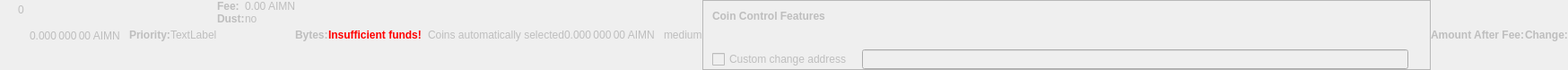
    <widget class="QWidget" name="dummyHideWidget" native="true">
     <property name="enabled">
      <bool>false</bool>
     </property>
     <property name="maximumSize">
      <size>
       <width>100</width>
       <height>16</height>
      </size>
     </property>
     <layout class="QHBoxLayout" name="dummyHideLayout">
      <property name="spacing">
       <number>0</number>
      </property>
      <property name="leftMargin">
       <number>0</number>
      </property>
      <property name="topMargin">
       <number>0</number>
      </property>
      <property name="rightMargin">
       <number>0</number>
      </property>
      <property name="bottomMargin">
       <number>0</number>
      </property>
      <item>
       <layout class="QFormLayout" name="formLayoutCoinControl1">
        <property name="horizontalSpacing">
         <number>10</number>
        </property>
        <property name="verticalSpacing">
         <number>14</number>
        </property>
        <property name="leftMargin">
         <number>10</number>
        </property>
        <property name="topMargin">
         <number>4</number>
        </property>
        <property name="rightMargin">
         <number>6</number>
        </property>
        <item row="0" column="1">
         <widget class="QLabel" name="labelCoinControlBytes">
          <property name="cursor">
           <cursorShape>IBeamCursor</cursorShape>
          </property>
          <property name="contextMenuPolicy">
           <enum>Qt::ActionsContextMenu</enum>
          </property>
          <property name="text">
           <string notr="true">0</string>
          </property>
          <property name="textInteractionFlags">
           <set>Qt::LinksAccessibleByMouse|Qt::TextSelectableByKeyboard|Qt::TextSelectableByMouse</set>
          </property>
         </widget>
        </item>
       </layout>
      </item>
      <item>
       <widget class="QLabel" name="labelCoinControlAfterFee">
        <property name="enabled">
         <bool>false</bool>
        </property>
        <property name="sizePolicy">
         <sizepolicy hsizetype="Fixed" vsizetype="Fixed">
          <horstretch>0</horstretch>
          <verstretch>0</verstretch>
         </sizepolicy>
        </property>
        <property name="minimumSize">
         <size>
          <width>111</width>
          <height>12</height>
         </size>
        </property>
        <property name="maximumSize">
         <size>
          <width>111</width>
          <height>12</height>
         </size>
        </property>
        <property name="cursor">
         <cursorShape>IBeamCursor</cursorShape>
        </property>
        <property name="contextMenuPolicy">
         <enum>Qt::ActionsContextMenu</enum>
        </property>
        <property name="text">
         <string notr="true">0.000 000 00 AIMN</string>
        </property>
        <property name="textInteractionFlags">
         <set>Qt::LinksAccessibleByMouse|Qt::TextSelectableByKeyboard|Qt::TextSelectableByMouse</set>
        </property>
       </widget>
      </item>
      <item>
       <widget class="QLabel" name="labelCoinControlPriorityText">
        <property name="enabled">
         <bool>false</bool>
        </property>
        <property name="font">
         <font>
          <weight>75</weight>
          <bold>true</bold>
         </font>
        </property>
        <property name="text">
         <string>Priority:</string>
        </property>
       </widget>
      </item>
      <item>
       <layout class="QHBoxLayout" name="horizontalLayout">
        <item>
         <widget class="QLabel" name="WarningLabel">
          <property name="text">
           <string>TextLabel</string>
          </property>
         </widget>
        </item>
       </layout>
      </item>
      <item>
       <layout class="QFormLayout" name="formLayoutCoinControl3">
        <property name="horizontalSpacing">
         <number>0</number>
        </property>
        <property name="verticalSpacing">
         <number>0</number>
        </property>
        <property name="leftMargin">
         <number>0</number>
        </property>
        <property name="topMargin">
         <number>0</number>
        </property>
        <property name="rightMargin">
         <number>0</number>
        </property>
        <item row="0" column="0">
         <widget class="QLabel" name="labelCoinControlFeeText">
          <property name="enabled">
           <bool>false</bool>
          </property>
          <property name="font">
           <font>
            <weight>75</weight>
            <bold>true</bold>
           </font>
          </property>
          <property name="text">
           <string>Fee:</string>
          </property>
          <property name="margin">
           <number>0</number>
          </property>
         </widget>
        </item>
        <item row="0" column="1">
         <widget class="QLabel" name="labelCoinControlFee">
          <property name="enabled">
           <bool>false</bool>
          </property>
          <property name="cursor">
           <cursorShape>IBeamCursor</cursorShape>
          </property>
          <property name="contextMenuPolicy">
           <enum>Qt::ActionsContextMenu</enum>
          </property>
          <property name="text">
           <string notr="true">0.00 AIMN</string>
          </property>
          <property name="textInteractionFlags">
           <set>Qt::LinksAccessibleByMouse|Qt::TextSelectableByKeyboard|Qt::TextSelectableByMouse</set>
          </property>
         </widget>
        </item>
        <item row="1" column="0">
         <widget class="QLabel" name="labelCoinControlLowOutputText">
          <property name="enabled">
           <bool>false</bool>
          </property>
          <property name="font">
           <font>
            <weight>75</weight>
            <bold>true</bold>
           </font>
          </property>
          <property name="text">
           <string>Dust:</string>
          </property>
         </widget>
        </item>
        <item row="1" column="1">
         <widget class="QLabel" name="labelCoinControlLowOutput">
          <property name="enabled">
           <bool>false</bool>
          </property>
          <property name="cursor">
           <cursorShape>IBeamCursor</cursorShape>
          </property>
          <property name="contextMenuPolicy">
           <enum>Qt::ActionsContextMenu</enum>
          </property>
          <property name="text">
           <string>no</string>
          </property>
          <property name="textInteractionFlags">
           <set>Qt::LinksAccessibleByMouse|Qt::TextSelectableByKeyboard|Qt::TextSelectableByMouse</set>
          </property>
         </widget>
        </item>
       </layout>
      </item>
      <item>
       <widget class="QLabel" name="labelCoinControlBytesText">
        <property name="enabled">
         <bool>false</bool>
        </property>
        <property name="font">
         <font>
          <weight>75</weight>
          <bold>true</bold>
         </font>
        </property>
        <property name="text">
         <string>Bytes:</string>
        </property>
       </widget>
      </item>
      <item>
       <layout class="QFormLayout" name="formLayoutCoinControl2">
        <property name="horizontalSpacing">
         <number>0</number>
        </property>
        <property name="verticalSpacing">
         <number>0</number>
        </property>
        <property name="leftMargin">
         <number>0</number>
        </property>
        <property name="topMargin">
         <number>0</number>
        </property>
        <property name="rightMargin">
         <number>0</number>
        </property>
       </layout>
      </item>
      <item>
       <layout class="QHBoxLayout" name="horizontalLayoutCoinControl2">
        <property name="spacing">
         <number>0</number>
        </property>
        <property name="bottomMargin">
         <number>0</number>
        </property>
       </layout>
      </item>
      <item>
       <widget class="QLabel" name="labelCoinControlInsuffFunds">
        <property name="enabled">
         <bool>false</bool>
        </property>
        <property name="minimumSize">
         <size>
          <width>0</width>
          <height>0</height>
         </size>
        </property>
        <property name="font">
         <font>
          <weight>75</weight>
          <bold>true</bold>
         </font>
        </property>
        <property name="styleSheet">
         <string notr="true">color:red;font-weight:bold;</string>
        </property>
        <property name="text">
         <string>Insufficient funds!</string>
        </property>
        <property name="margin">
         <number>5</number>
        </property>
       </widget>
      </item>
      <item>
       <layout class="QFormLayout" name="formLayoutCoinControl4">
        <property name="horizontalSpacing">
         <number>0</number>
        </property>
        <property name="verticalSpacing">
         <number>0</number>
        </property>
        <property name="leftMargin">
         <number>0</number>
        </property>
        <property name="topMargin">
         <number>0</number>
        </property>
        <property name="rightMargin">
         <number>0</number>
        </property>
       </layout>
      </item>
      <item>
       <widget class="QLabel" name="labelCoinControlChangeLabel">
        <property name="enabled">
         <bool>false</bool>
        </property>
        <property name="sizePolicy">
         <sizepolicy hsizetype="Preferred" vsizetype="Expanding">
          <horstretch>0</horstretch>
          <verstretch>0</verstretch>
         </sizepolicy>
        </property>
        <property name="minimumSize">
         <size>
          <width>0</width>
          <height>0</height>
         </size>
        </property>
        <property name="text">
         <string/>
        </property>
        <property name="margin">
         <number>3</number>
        </property>
       </widget>
      </item>
      <item>
       <widget class="QLabel" name="labelCoinControlAutomaticallySelected">
        <property name="enabled">
         <bool>false</bool>
        </property>
        <property name="sizePolicy">
         <sizepolicy hsizetype="Fixed" vsizetype="Fixed">
          <horstretch>0</horstretch>
          <verstretch>0</verstretch>
         </sizepolicy>
        </property>
        <property name="minimumSize">
         <size>
          <width>0</width>
          <height>0</height>
         </size>
        </property>
        <property name="maximumSize">
         <size>
          <width>240</width>
          <height>16777215</height>
         </size>
        </property>
        <property name="text">
         <string>Coins automatically selected</string>
        </property>
        <property name="margin">
         <number>5</number>
        </property>
       </widget>
      </item>
      <item>
       <widget class="QLabel" name="labelCoinControlChange">
        <property name="enabled">
         <bool>false</bool>
        </property>
        <property name="sizePolicy">
         <sizepolicy hsizetype="Fixed" vsizetype="Fixed">
          <horstretch>0</horstretch>
          <verstretch>0</verstretch>
         </sizepolicy>
        </property>
        <property name="minimumSize">
         <size>
          <width>111</width>
          <height>0</height>
         </size>
        </property>
        <property name="maximumSize">
         <size>
          <width>111</width>
          <height>16777215</height>
         </size>
        </property>
        <property name="cursor">
         <cursorShape>IBeamCursor</cursorShape>
        </property>
        <property name="contextMenuPolicy">
         <enum>Qt::ActionsContextMenu</enum>
        </property>
        <property name="text">
         <string notr="true">0.000 000 00 AIMN</string>
        </property>
        <property name="textInteractionFlags">
         <set>Qt::LinksAccessibleByMouse|Qt::TextSelectableByKeyboard|Qt::TextSelectableByMouse</set>
        </property>
       </widget>
      </item>
      <item>
       <widget class="QLabel" name="labelCoinControlPriority">
        <property name="enabled">
         <bool>false</bool>
        </property>
        <property name="cursor">
         <cursorShape>IBeamCursor</cursorShape>
        </property>
        <property name="contextMenuPolicy">
         <enum>Qt::ActionsContextMenu</enum>
        </property>
        <property name="text">
         <string>medium</string>
        </property>
        <property name="textInteractionFlags">
         <set>Qt::LinksAccessibleByMouse|Qt::TextSelectableByKeyboard|Qt::TextSelectableByMouse</set>
        </property>
       </widget>
      </item>
      <item>
       <widget class="QFrame" name="frameCoinControl">
        <property name="sizePolicy">
         <sizepolicy hsizetype="Expanding" vsizetype="Expanding">
          <horstretch>0</horstretch>
          <verstretch>0</verstretch>
         </sizepolicy>
        </property>
        <property name="maximumSize">
         <size>
          <width>16777215</width>
          <height>16777215</height>
         </size>
        </property>
        <property name="frameShape">
         <enum>QFrame::StyledPanel</enum>
        </property>
        <property name="frameShadow">
         <enum>QFrame::Sunken</enum>
        </property>
        <layout class="QVBoxLayout" name="verticalLayoutCoinControl2_2">
         <property name="spacing">
          <number>0</number>
         </property>
         <property name="leftMargin">
          <number>0</number>
         </property>
         <property name="topMargin">
          <number>0</number>
         </property>
         <property name="rightMargin">
          <number>0</number>
         </property>
         <property name="bottomMargin">
          <number>0</number>
         </property>
         <item>
          <layout class="QVBoxLayout" name="verticalLayoutCoinControl" stretch="0,0,0,1">
           <property name="spacing">
            <number>0</number>
           </property>
           <property name="leftMargin">
            <number>10</number>
           </property>
           <property name="topMargin">
            <number>10</number>
           </property>
           <item>
            <layout class="QHBoxLayout" name="horizontalLayoutCoinControl1">
             <property name="bottomMargin">
              <number>15</number>
             </property>
             <item>
              <widget class="QLabel" name="labelCoinControlFeatures">
               <property name="enabled">
                <bool>false</bool>
               </property>
               <property name="sizePolicy">
                <sizepolicy hsizetype="Preferred" vsizetype="Maximum">
                 <horstretch>0</horstretch>
                 <verstretch>0</verstretch>
                </sizepolicy>
               </property>
               <property name="font">
                <font>
                 <weight>75</weight>
                 <bold>true</bold>
                </font>
               </property>
               <property name="styleSheet">
                <string notr="true">font-weight:bold;</string>
               </property>
               <property name="text">
                <string>Coin Control Features</string>
               </property>
              </widget>
             </item>
            </layout>
           </item>
           <item>
            <widget class="QWidget" name="widgetCoinControl" native="true">
             <property name="sizePolicy">
              <sizepolicy hsizetype="Preferred" vsizetype="Preferred">
               <horstretch>0</horstretch>
               <verstretch>0</verstretch>
              </sizepolicy>
             </property>
             <property name="minimumSize">
              <size>
               <width>0</width>
               <height>0</height>
              </size>
             </property>
             <property name="styleSheet">
              <string notr="true"/>
             </property>
             <layout class="QHBoxLayout" name="horizontalLayoutCoinControl5_2">
              <property name="leftMargin">
               <number>0</number>
              </property>
              <property name="topMargin">
               <number>0</number>
              </property>
              <property name="rightMargin">
               <number>0</number>
              </property>
              <property name="bottomMargin">
               <number>0</number>
              </property>
              <item>
               <layout class="QHBoxLayout" name="horizontalLayoutCoinControl3">
                <property name="spacing">
                 <number>20</number>
                </property>
                <property name="topMargin">
                 <number>0</number>
                </property>
                <property name="bottomMargin">
                 <number>10</number>
                </property>
               </layout>
              </item>
             </layout>
            </widget>
           </item>
           <item>
            <layout class="QHBoxLayout" name="horizontalLayoutCoinControl4" stretch="0,0,0">
             <property name="spacing">
              <number>12</number>
             </property>
             <property name="sizeConstraint">
              <enum>QLayout::SetDefaultConstraint</enum>
             </property>
             <property name="topMargin">
              <number>5</number>
             </property>
             <property name="rightMargin">
              <number>5</number>
             </property>
             <item>
              <widget class="QCheckBox" name="checkBoxCoinControlChange">
               <property name="enabled">
                <bool>false</bool>
               </property>
               <property name="toolTip">
                <string>If this is activated, but the change address is empty or invalid, change will be sent to a newly generated address.</string>
               </property>
               <property name="text">
                <string>Custom change address</string>
               </property>
              </widget>
             </item>
             <item>
              <widget class="QValidatedLineEdit" name="lineEditCoinControlChange">
               <property name="enabled">
                <bool>false</bool>
               </property>
               <property name="sizePolicy">
                <sizepolicy hsizetype="Expanding" vsizetype="Fixed">
                 <horstretch>0</horstretch>
                 <verstretch>0</verstretch>
                </sizepolicy>
               </property>
              </widget>
             </item>
             <item>
              <widget class="QLabel" name="labelCoinControlChangeLabel_2">
               <property name="sizePolicy">
                <sizepolicy hsizetype="Preferred" vsizetype="Expanding">
                 <horstretch>0</horstretch>
                 <verstretch>0</verstretch>
                </sizepolicy>
               </property>
               <property name="minimumSize">
                <size>
                 <width>0</width>
                 <height>0</height>
                </size>
               </property>
               <property name="text">
                <string/>
               </property>
               <property name="margin">
                <number>3</number>
               </property>
              </widget>
             </item>
            </layout>
           </item>
           <item>
            <spacer name="verticalSpacerCoinControl">
             <property name="orientation">
              <enum>Qt::Vertical</enum>
             </property>
             <property name="sizeHint" stdset="0">
              <size>
               <width>800</width>
               <height>1</height>
              </size>
             </property>
            </spacer>
           </item>
          </layout>
         </item>
        </layout>
       </widget>
      </item>
      <item>
       <widget class="QLabel" name="labelCoinControlAfterFeeText">
        <property name="enabled">
         <bool>false</bool>
        </property>
        <property name="minimumSize">
         <size>
          <width>0</width>
          <height>0</height>
         </size>
        </property>
        <property name="maximumSize">
         <size>
          <width>16777215</width>
          <height>16777215</height>
         </size>
        </property>
        <property name="font">
         <font>
          <weight>75</weight>
          <bold>true</bold>
         </font>
        </property>
        <property name="text">
         <string>Amount After Fee:</string>
        </property>
        <property name="alignment">
         <set>Qt::AlignLeading|Qt::AlignLeft|Qt::AlignVCenter</set>
        </property>
        <property name="margin">
         <number>0</number>
        </property>
       </widget>
      </item>
      <item>
       <widget class="QLabel" name="labelCoinControlChangeText">
        <property name="enabled">
         <bool>false</bool>
        </property>
        <property name="sizePolicy">
         <sizepolicy hsizetype="Preferred" vsizetype="Preferred">
          <horstretch>0</horstretch>
          <verstretch>0</verstretch>
         </sizepolicy>
        </property>
        <property name="minimumSize">
         <size>
          <width>0</width>
          <height>0</height>
         </size>
        </property>
        <property name="maximumSize">
         <size>
          <width>16777215</width>
          <height>16777215</height>
         </size>
        </property>
        <property name="font">
         <font>
          <weight>75</weight>
          <bold>true</bold>
         </font>
        </property>
        <property name="text">
         <string>Change:</string>
        </property>
        <property name="alignment">
         <set>Qt::AlignLeading|Qt::AlignLeft|Qt::AlignVCenter</set>
        </property>
       </widget>
      </item>
     </layout>
    </widget>
